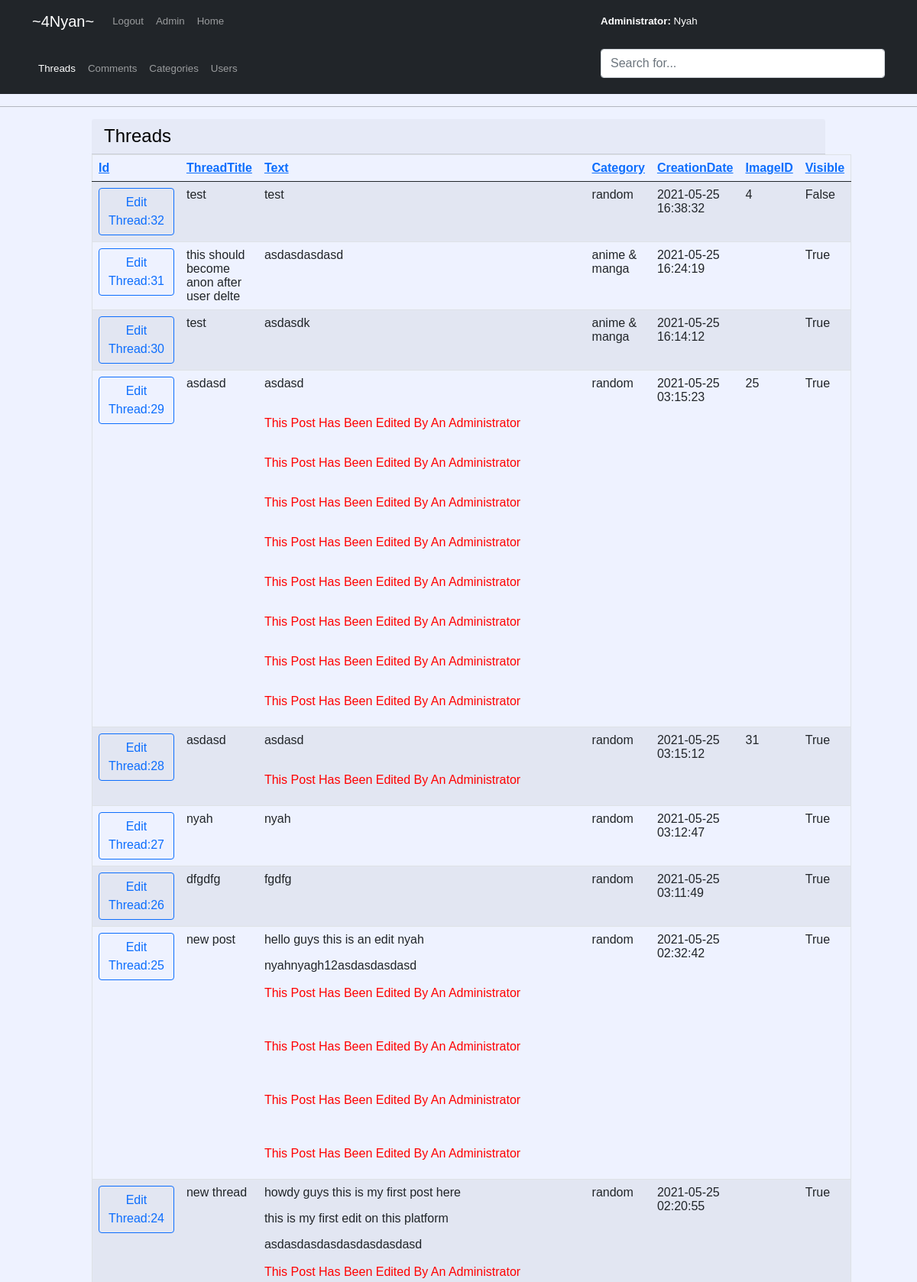
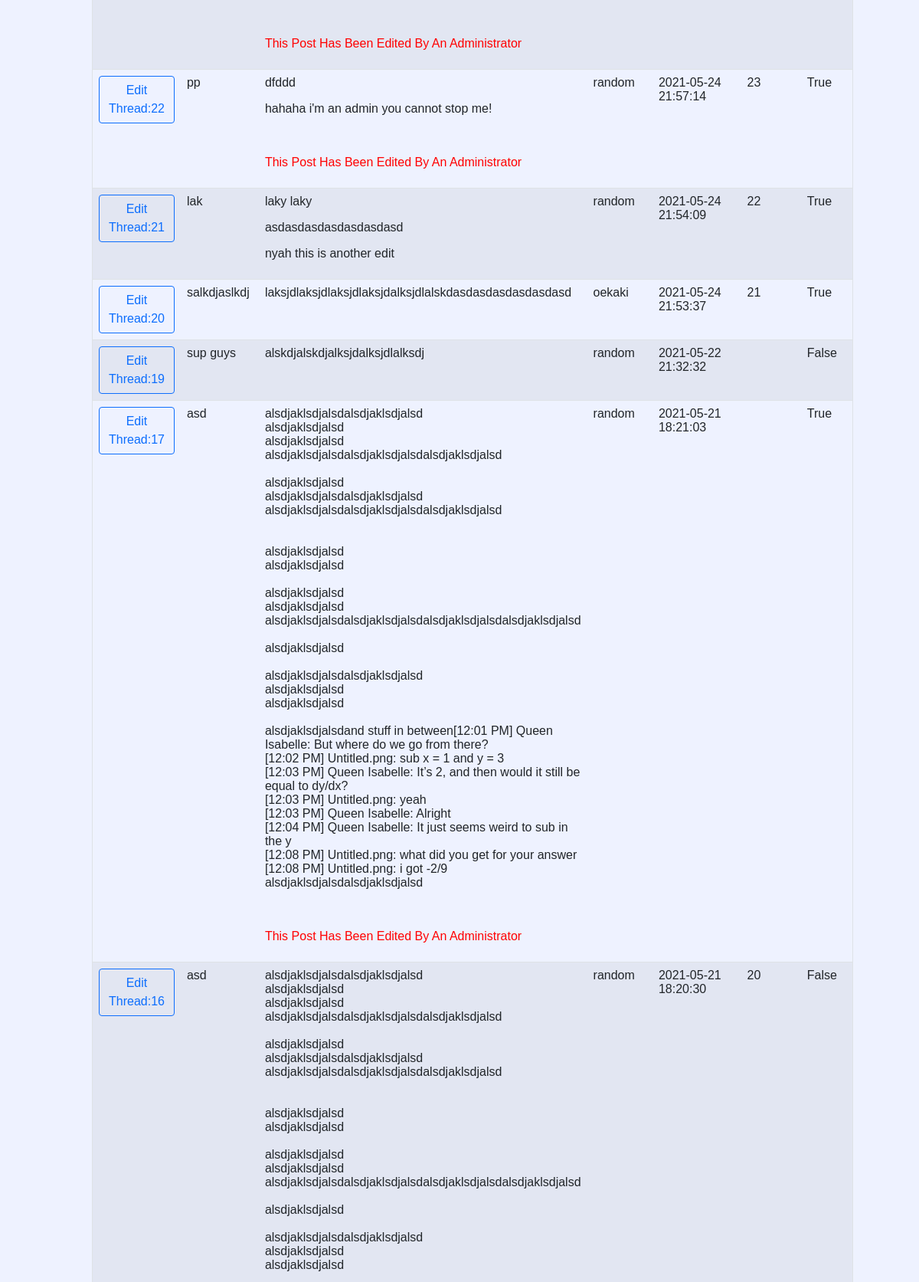
Page /admin/index.php?show=1 (signed in, upper part) on the committed database (2 pictures, top to bottom).
### tables this page shows
CREATE TABLE `articles` (
  `articleId` int(11) NOT NULL,
  `category` int(11) NOT NULL,
  `title` varchar(55) NOT NULL,
  `publisher` int(11) DEFAULT NULL,
  `dateOfPublish` timestamp NOT NULL DEFAULT current_timestamp(),
  `publishedText` text NOT NULL,
  `image` int(11) DEFAULT NULL,
  `visible` tinyint(1) NOT NULL DEFAULT 1
);

### admin/index.php (the view, shortened to what this page needs)
<?php
require("../Functions.php");
$connection = DB_Connect();
$search = array("articles" => "", "comments" => "", "users" => "", "categories" => "");
$ordby = "ORDER BY `articles`.`dateOfPublish` DESC ";
$articleSelectQuery = RunQuery($connection, "SELECT `articles`.`visible`, `articles`.`articleId`, `articles`.`title`, `users`.`userId`,`users`.`username`, `articles`.`dateOfPublish`, `articles`.`publishedText`, `categories`.`categoryName`, `categories`.`categoryId`, `images`.`imageId`, `images`.`imagePath`
FROM `articles`
left JOIN `users` ON `articles`.`publisher` = `users`.`userId`
INNER JOIN `categories` ON `articles`.`category` = `categories`.`categoryId`
left JOIN `images` ON `articles`.`image` = `images`.`imageId`
" . $search['articles'] . " " . $ordby);
?>
<html>
<header>
    <header>
        <?php require('../NavBar.php') ?>
    </header>
</header>
<nav class="navbar navbar-expand-lg navbar-dark bg-dark">
    <div class="container">
        <div class="collapse navbar-collapse" id="navbarResponsive">
            <ul class="navbar-nav ml-auto">
                <li><a class='nav-link' href='<?php echo $_SERVER['PHP_SELF']; ?>?show=1' <?php if (isset($_GET['show']) && $_GET['show'] == 1) echo "style='color:white;'"; ?>>Threads</a></li>
                <li><a class='nav-link' href='<?php echo $_SERVER['PHP_SELF']; ?>?show=2' <?php if (isset($_GET['show']) && $_GET['show'] == 2) echo "style='color:white;'"; ?>>Comments</a></li>
                <li><a class='nav-link' href='<?php echo $_SERVER['PHP_SELF']; ?>?show=3' <?php if (isset($_GET['show']) && $_GET['show'] == 3) echo "style='color:white;'"; ?>>Categories</a></li>
                <li><a class='nav-link' href='<?php echo $_SERVER['PHP_SELF']; ?>?show=4' <?php if (isset($_GET['show']) && $_GET['show'] == 4) echo "style='color:white;'"; ?>>Users</a></li>
            </ul>
        </div>
        <div class='float-end col-md-4'>
            <form method='GET' action='<?php echo $_SERVER['PHP_SELF']; ?>'>
                <input name="search" type="text" class="form-control" style="width:100%;" placeholder="Search for...">
            </form>
        </div>
    </div>
</nav>
<body style='background-color: #EEF2FF' class='postTimestamp'>
    <hr>
    <div style='margin-left:10%; margin-right:10%'>
        <?php
        if (isset($_GET['show']) && $_GET['show'] == 1)
        {
        ?>
            <h4 class="card-header ">Threads</h4>
            <table class="table table-striped" border='1px'>
                <thead>
                    <th><a href='?show=1&orderBy=id&ord=<?php echo 1 - $_GET['ord'];
                                                        if (isset($_GET['search']))
                                                            echo "&search=" . $_GET['search']; ?>'>Id</a></th>
                    <th><a href='?show=1&orderBy=title&ord=<?php echo 1 - $_GET['ord'];
                                                            if (isset($_GET['search']))
                                                                echo "&search=" . $_GET['search']; ?>'>ThreadTitle</a></th>
                    <th><a href='?show=1&orderBy=text&ord=<?php echo 1 - $_GET['ord'];
                                                            if (isset($_GET['search']))
                                                                echo "&search=" . $_GET['search']; ?>'>Text</a></th>
                    <th><a href='?show=1&orderBy=category&ord=<?php echo 1 - $_GET['ord'];
                                                                if (isset($_GET['search']))
                                                                    echo "&search=" . $_GET['search']; ?>'>Category</a></th>
                    <th><a href='?show=1&orderBy=creationdate&ord=<?php echo 1 - $_GET['ord'];
                                                                    if (isset($_GET['search']))
                                                                        echo "&search=" . $_GET['search']; ?>'>CreationDate</a></th>
                    <th><a href='?show=1&orderBy=imageid&ord=<?php echo 1 -  $_GET['ord'];
                                                                if (isset($_GET['search']))
                                                                    echo "&search=" . $_GET['search']; ?>'>ImageID</a></th>
                    <th><a href='?show=1&orderBy=visible&ord=<?php echo 1 - $_GET['ord'];
                                                                if (isset($_GET['search']))
                                                                    echo "&search=" . $_GET['search']; ?>'>Visible</a></th>
                </thead>
                <?php
                if (isset($articleSelectQuery) && mysqli_num_rows($articleSelectQuery) > 0)
                    while ($row = mysqli_fetch_array($articleSelectQuery))
                    {
                        echo "<tr>";
                ?>
                    <td>
                        <label class='btn btn-outline-primary' onclick="window.location.href ='..\/editPosts.php?post=<?php echo 'T' . $row['articleId']; ?>'"> Edit Thread:<?php echo $row["articleId"]; ?> </label>
                    </td>
                <?php
                        echo AsTableColumn($row["title"]);
                        echo AsTableColumn("<blockquote>" . RemoveAllTextAfterXLineBreaksAndKeepXLineBreaks(CreateMsgLinks($row['publishedText'], true, $row['categoryId'], "../Index.php"), 8) . "</blockquote>");
                        echo AsTableColumn($row["categoryName"]);
                        echo AsTableColumn($row["dateOfPublish"]);
                        echo AsTableColumn($row['imageId'] ?? "");
                        echo AsTableColumn(DisplayBool($row['visible']));
                        echo "</tr>";
                    }
                ?>
            </table>
            <br>
            <br>
        <?php
        }
        ?>
    </div>
</body>
</html>

### NavBar.php (shortened to what this page needs)
<?php
   $navbar = array();
   if (isset($_SESSION['LOGGED_IN']))
   {
       if ($_SESSION['LOGGED_IN'])
       {
           if ($_SESSION['CURRENT_PAGE'] != "INDEX_ADMIN")
               array_push($navbar, "<li class='nav-item'><a class='nav-link' href='Logout.php'>Logout</a></li>");
           else
               array_push($navbar, "<li class='nav-item'><a class='nav-link' href='..//Logout.php'>Logout</a></li>");
       }
       if (isset($_SESSION['IS_ADMIN']) && $_SESSION['IS_ADMIN'])
       {
           if ($_SESSION['CURRENT_PAGE'] != "INDEX_ADMIN")
               array_push($navbar, "<li class='nav-item'><a class='nav-link' href='admin//index.php'>Admin</a></li>");
           else
               array_push($navbar, "<li class='nav-item'><a class='nav-link' href='index.php'>Admin</a></li>");
       }
   }
   if ($_SESSION['CURRENT_PAGE'] != "INDEX_ADMIN")
       array_push($navbar, "<li class='nav-item'><a class='nav-link' href='Index.php'>Home</a></li>");
   else
       array_push($navbar, "<li class='nav-item'><a class='nav-link' href='..//Index.php'>Home</a></li>");
   ?>
<html>
<nav class="navbar navbar-expand-lg navbar-dark bg-dark">
    <div class="container">
        <a class="navbar-brand" href="#!">~4Nyan~</a>
        <div class="collapse navbar-collapse" id="navbarResponsive">
            <ul class="navbar-nav ml-auto">
                <?php echo join('', $navbar); ?>
            </ul>
        </div>
        <div class='nav-item nav-right col-md-4'>
            <span style='color:white;'><?php if (isset($_SESSION['IS_ADMIN']) && $_SESSION['IS_ADMIN']) echo AsBoldText("Administrator: ");
                                       echo $_SESSION['username'] ?? ""; ?> </span>
        </div>
    </div>
</nav>
</html>

### Functions.php (shortened to what this page needs)
<?php
function RunQuery($connection, $query)
{
    $result =  mysqli_query($connection, $query) or die("there is an error in this query \"" . $query . "\"");
    return $result;
}
function DisplayBool($input)
{
    $input = "$input";
    switch (trim(strtolower($input)))
    {
        case "f":
        case "0":
        case "false":
            return "False";
        case "t":
        case "1":
        case "true":
            return "True";
    }
    return "NULL";
}
function AsTableColumn($input)
{
    return "<td>" . $input . "</td>";
}
function AsBoldText($input)
{
    return "<strong>" . $input . "</strong>";
}
function StringRepeat($string, $repeat)
{
    $tmp = "";
    for ($i = 0; $i < $repeat; $i++)
    {
        $tmp = $tmp . $string;
    }
    return $tmp;
}
function RemoveAllTextAfterXLineBreaksAndKeepXLineBreaks($input, $numberToKeep)
{
    $htmlBR = array("<br>", "<br />", "&nbsp;");
    $remove = "<br/>";
    $textAfter = str_replace($htmlBR, $remove, $input);
    $len = strlen($textAfter);
    $total = substr_count($textAfter, $remove);
    if ($total < $numberToKeep)
        return $textAfter . StringRepeat(" ", strlen($input) - $len);
    return $textAfter;
}
function CreateMsgLinks($comment, $useGet = false, $categoryID = null, $url = "")
{
    $str = $comment;
    $newString = preg_split('/&lt;@(c|t)\d+&gt;/i', $str);
    preg_match_all('/&lt;@(?<type>c|t)(?<id>\d+)&gt;/i', $str, $matches);
    $numOfMatches = count($matches['id']);
    for ($i = 0; $i < $numOfMatches; $i++)
    {
        if (!$useGet || $categoryID == null || $url == "")
            $newString[$i] = $newString[$i] . "<label onclick='scroll_To(\"" . $matches['type'][$i] . $matches['id'][$i] . "\")' class='buttonLink' style='letter-spacing: 0;'>>>" . $matches['type'][$i] . $matches['id'][$i] . " </label>&nbsp;";
        else
            $newString[$i] = $newString[$i] . "<a href ='$url?category=$categoryID&goto=" . $matches['type'][$i] . $matches['id'][$i] . "'>" . ">>" . $matches['type'][$i] . $matches['id'][$i] . "</a>";
    }
    return implode("", $newString);
}

### rows in the picture
articles: articleId "32", title "test test random 2021-05-25 16:38:32 4 False"
articles: articleId "31", title "this should become anon after user delte asdasdasdasd anime & manga 2021-05-25 16:24:19 True"
articles: articleId "30", title "test asdasdk anime & manga 2021-05-25 16:14:12 True"
articles: articleId "29", title "asdasd asdasd This Post Has Been Edited By An Administrator This Post Has Been Edited By An Administrator This Post Has Been Edited By An Administrator This Post Has Been Edited By An Administrator This Post Has Been Edited By An Administrator This Post Has Been Edited By An Administrator This Post Has Been Edited By An Administrator This Post Has Been Edited By An Administrator random 2021-05-25 03:15:23 25 True"
articles: articleId "28", title "asdasd asdasd This Post Has Been Edited By An Administrator random 2021-05-25 03:15:12 31 True"
articles: articleId "27", title "nyah nyah random 2021-05-25 03:12:47 True"
articles: articleId "26", title "dfgdfg fgdfg random 2021-05-25 03:11:49 True"
articles: articleId "25", title "new post hello guys this is an edit nyah nyahnyagh12asdasdasdasd This Post Has Been Edited By An Administrator This Post Has Been Edited By An Administrator This Post Has Been Edited By An Administrator This Post Has Been Edited By An Administrator random 2021-05-25 02:32:42 True"
articles: articleId "24", title "new thread howdy guys this is my first post here this is my first edit on this platform asdasdasdasdasdasdasdasd This Post Has Been Edited By An Administrator This Post Has Been Edited By An Administrator random 2021-05-25 02:20:55 True"
articles: articleId "22", title "pp dfddd hahaha i'm an admin you cannot stop me! This Post Has Been Edited By An Administrator random 2021-05-24 21:57:14 23 True"
articles: articleId "21", title "lak laky laky asdasdasdasdasdasdasd nyah this is another edit random 2021-05-24 21:54:09 22 True"
articles: articleId "20", title "salkdjaslkdj laksjdlaksjdlaksjdlaksjdalksjdlalskdasdasdasdasdasdasd oekaki 2021-05-24 21:53:37 21 True"
articles: articleId "19", title "sup guys alskdjalskdjalksjdalksjdlalksdj random 2021-05-22 21:32:32 False"
articles: articleId "17", title "asd alsdjaklsdjalsdalsdjaklsdjalsd alsdjaklsdjalsd alsdjaklsdjalsd alsdjaklsdjalsdalsdjaklsdjalsdalsdjaklsdjalsd alsdjaklsdjalsd alsdjaklsdjalsdalsdjaklsdjalsd alsdjaklsdjalsdalsdjaklsdjalsdalsdjaklsdjalsd alsdjaklsdjalsd alsdjaklsdjalsd alsdjaklsdjalsd alsdjaklsdjalsd alsdjaklsdjalsdalsdjaklsdjalsdalsdjaklsdjalsdalsdjaklsdjalsd alsdjaklsdjalsd alsdjaklsdjalsdalsdjaklsdjalsd alsdjaklsdjalsd alsdjaklsdjalsd alsdjaklsdjalsdand stuff in between[12:01 PM] Queen Isabelle: But where do we go from there? [12:02 PM] Untitled.png: sub x = 1 and y = 3 [12:03 PM] Queen Isabelle: It’s 2, and then would it still be equal to dy/dx? [12:03 PM] Untitled.png: yeah [12:03 PM] Queen Isabelle: Alright [12:04…"
articles: articleId "16", title "asd alsdjaklsdjalsdalsdjaklsdjalsd alsdjaklsdjalsd alsdjaklsdjalsd alsdjaklsdjalsdalsdjaklsdjalsdalsdjaklsdjalsd alsdjaklsdjalsd alsdjaklsdjalsdalsdjaklsdjalsd alsdjaklsdjalsdalsdjaklsdjalsdalsdjaklsdjalsd alsdjaklsdjalsd alsdjaklsdjalsd alsdjaklsdjalsd alsdjaklsdjalsd alsdjaklsdjalsdalsdjaklsdjalsdalsdjaklsdjalsdalsdjaklsdjalsd alsdjaklsdjalsd alsdjaklsdjalsdalsdjaklsdjalsd alsdjaklsdjalsd alsdjaklsdjalsd random 2021-05-21 18:20:30 20 False"

### other values in the picture
join('', $navbar) "Logout Admin Home"
$input "Administrator:"
$_SESSION['username'] "Nyah"
